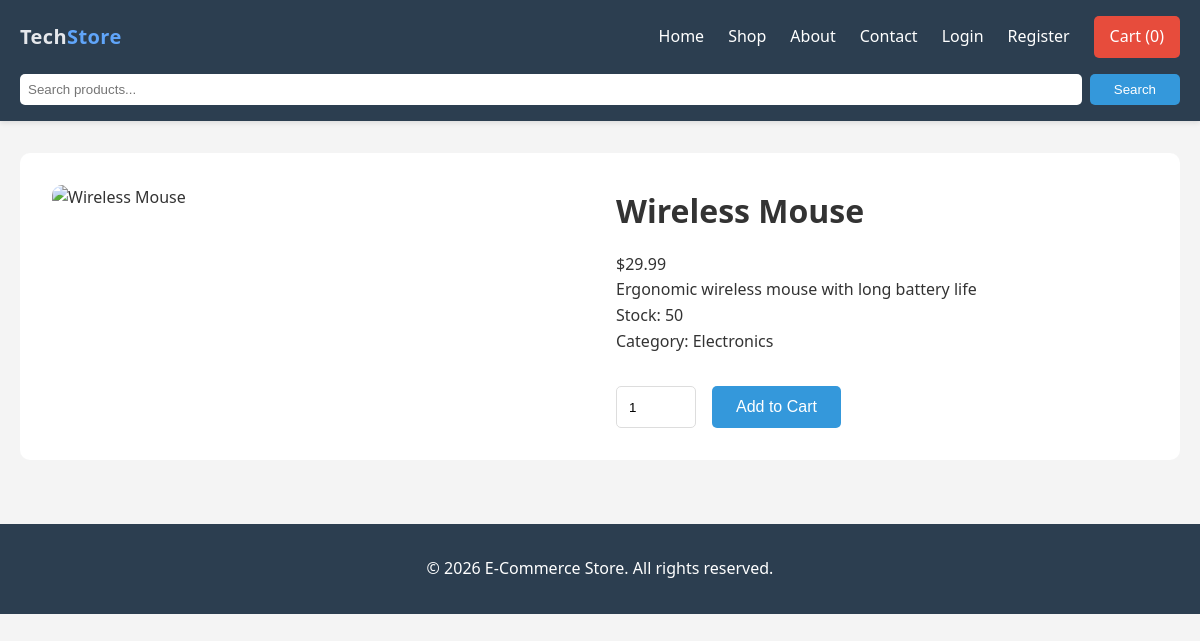
Screenshot of /product.php?id=1 with the database file from the repository.
### tables this page shows
CREATE TABLE IF NOT EXISTS products (
    id INT AUTO_INCREMENT PRIMARY KEY,
    name VARCHAR(200) NOT NULL,
    description TEXT,
    price DECIMAL(10, 2) NOT NULL,
    image VARCHAR(255),
    category VARCHAR(100),
    stock INT DEFAULT 0,
    featured BOOLEAN DEFAULT 0,
    created_at TIMESTAMP DEFAULT CURRENT_TIMESTAMP
);

### product.php (the view, shortened to what this page needs)
<?php
require_once 'config/database.php';
$productId = (int)($_GET['id'] ?? 0);
$stmt = $pdo->prepare("SELECT * FROM products WHERE id = ?");
$stmt->execute([$productId]);
$product = $stmt->fetch();
?>
<!DOCTYPE html>
<html lang="en">
<head>
    <link rel="stylesheet" href="assets/css/style.css">
</head>
<body>
    <?php include 'includes/header.php'; ?>
    <main class="product-page">
        <div class="container">
            <div class="product-detail">
                <div class="product-image">
                    <img src="assets/images/<?php echo htmlspecialchars($product['image']); ?>"
                         alt="<?php echo htmlspecialchars($product['name']); ?>"
                         onerror="this.src='assets/images/placeholder.jpg'">
                </div>
                <div class="product-info">
                    <h1><?php echo htmlspecialchars($product['name']); ?></h1>
                    <p class="price">$<?php echo number_format($product['price'], 2); ?></p>
                    <p class="description"><?php echo nl2br(htmlspecialchars($product['description'])); ?></p>
                    <p class="stock">Stock: <?php echo $product['stock']; ?></p>
                    <p class="category">Category: <?php echo htmlspecialchars($product['category']); ?></p>
                    <div class="product-actions">
                        <input type="number" id="quantity" value="1" min="1" max="<?php echo $product['stock']; ?>">
                        <button onclick="addToCart(<?php echo $product['id']; ?>, document.getElementById('quantity').value)"
                                class="btn btn-primary"
                                <?php echo $product['stock'] <= 0 ? 'disabled' : ''; ?>>
                            Add to Cart
                        </button>
                    </div>
                </div>
            </div>
        </div>
    </main>
    <?php include 'includes/footer.php'; ?>
</body>
</html>

### assets/css/style.css (style rules this page uses)
* { margin: 0; padding: 0; box-sizing: border-box; }
body { font-family: 'Segoe UI', Tahoma, Geneva, Verdana, sans-serif; line-height: 1.6; color: #333; background-color: #f4f4f4; }
.container { max-width: 1200px; margin: 0 auto; padding: 0 20px; }
.btn { padding: 0.75rem 1.5rem; border: none; border-radius: 5px; cursor: pointer; text-decoration: none; display: inline-block; transition: background 0.3s; font-size: 1rem; }
.btn-primary { background: #3498db; color: white; }
.product-detail { display: grid; grid-template-columns: 1fr 1fr; gap: 2rem; background: white; padding: 2rem; border-radius: 10px; margin: 2rem 0; }
.product-image img { width: 100%; border-radius: 10px; }
.product-info h1 { margin-bottom: 1rem; }
.product-actions { display: flex; gap: 1rem; margin-top: 2rem; }
.product-actions input { width: 80px; padding: 0.75rem; border: 1px solid #ddd; border-radius: 5px; }

### rows the page displays
products: name "Wireless Mouse", price "29.99", description "Ergonomic wireless mouse with long battery life", stock "50", category "Electronics"

### other values shown
$cartCount "0"
